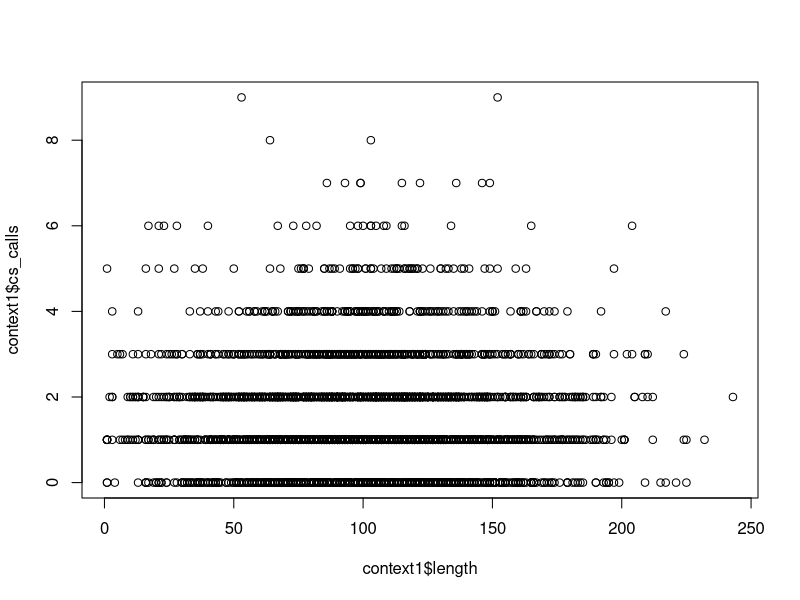
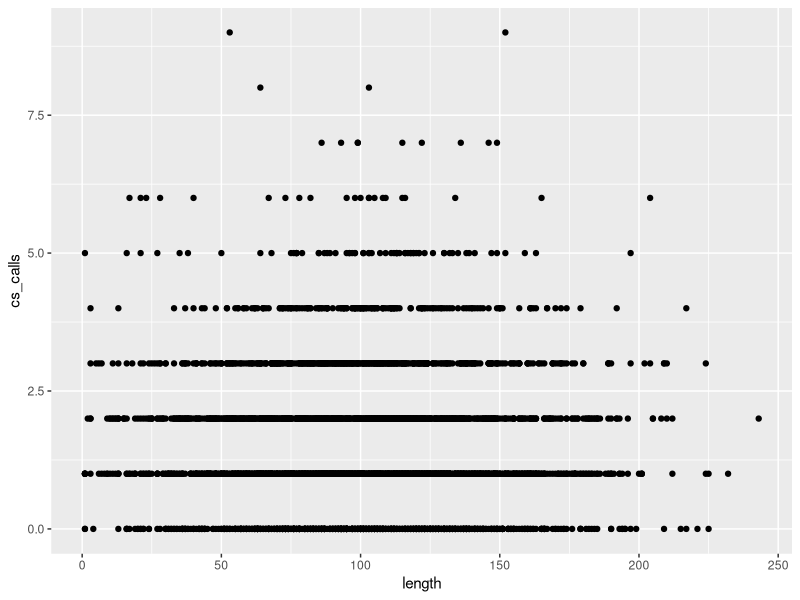
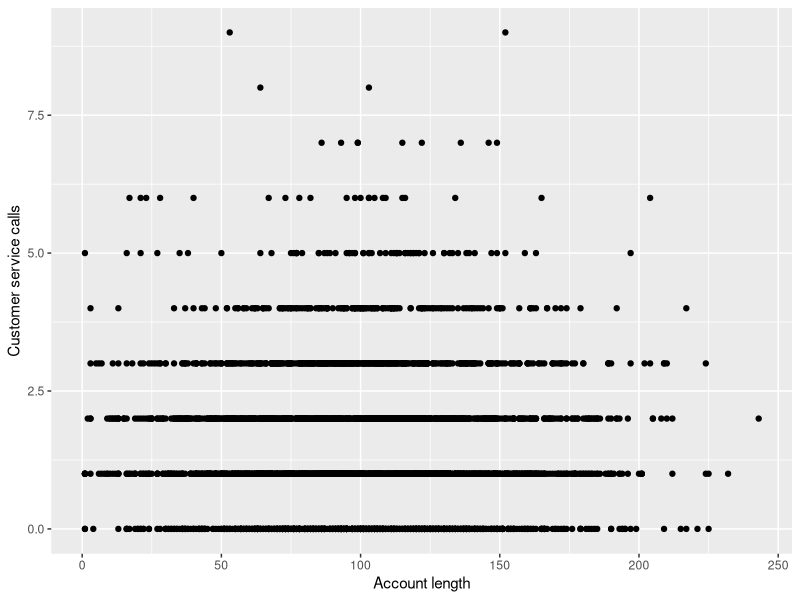

Write R code to recreate these figures, in order.

rm(list=ls()) #drop all variables

## Package import
######################################
#only run these commands once (ever) OR use the drop-down install
# install.packages('tidyverse',dep=TRUE)
# install.packages('data.table',dep=TRUE)
#run these commands every time you restart R
#  an import statement like this should be at the start of every R file you 
#  create
library(tidyverse)
library(data.table)

## Data import
######################################
#import commands
context1 <- fread('churn.csv')
# context1 <- read.csv('churn.csv')

# Short Description		label
# State				      	state
# Account Length			length
# Area Code			    	code
# Phone					      phone
# Int'l Plan				  intl_plan
# VMail Plan		    	vm_plan
# VMail Message	  		vm_mess
# Day Mins			    	day_mins
# Day Calls			    	day_calls
# Day Charge		  		day_charges
# Eve Mins		    		eve_mins
# Eve Calls			     	eve_calls
# Eve Charge		   		eve_charges
# Night Mins			  	night_mins
# Night Calls			  	night_calls
# Night Charge		  	night_charges
# Intl Mins				    intl_mins
# Intl Calls				  intl_calls
# Intl Charge				  intl_charges
# CustServ Calls			cs_calls
# Churn?					    churn

#summary commands
class(context1) #what type of data do we have?
head(context1) #first 6 rows of the data
summary(context1) #summarize anything in R
colnames(context1) #get the column names of a data set
?summary #get the help files on summary

## Basic data manipulation
######################################
#calling elements in a data.table
context1[1] #calls rows
context1[2]
context1[,1] #calls columns
context1[,2]
context1[,churn] #calls columns using variable names
context1[,cs_calls]
context1$churn #short way to call a column
context1$cs_calls

#discrete variable tabling
table(context1$churn)
table(context1$cs_calls)
table(context1$churn,context1$cs_calls)
table(context1$intl_calls)
table(context1$length)

#vector operations
sum(context1$cs_calls)
mean(context1$cs_calls)
nrow(context1)
sum(context1$cs_calls)/nrow(context1)
median(context1$cs_calls)

## Variable manipulation
######################################
mean(context1$churn) # throws a non-numeric error
tmp <- context1$churn
table(tmp)
tmp
tmp <- tmp=="True."
table(tmp)
tmp <- as.numeric(tmp)
table(tmp)
rm(tmp)

context1$churn <- as.numeric(context1$churn=="True.")
# context1$churn <- ifelse(context1$churn=="True.",1,0)

sum(context1$churn)
mean(context1$churn)


context1$intl_plan  <- as.numeric(context1$intl_plan=="yes")
context1$vm_plan    <- as.numeric(context1$vm_plan=="yes")
context1$bill       <- context1$day_charges+context1$eve_charges+
                        context1$night_charges+context1$intl_charges
summary(context1)

## Basic plotting
######################################
plot(context1$length,context1$cs_calls)
plot_basic <- ggplot(context1, aes(x=length,y=cs_calls)) + geom_point() 
plot_basic
plot_basic <- plot_basic + scale_x_continuous(name="Account length") + 
                scale_y_continuous(name="Customer service calls")
plot_basic

## Group by
######################################
#group by cs_calls
context1[,mean(churn),by=cs_calls]
context1[,.N,by=cs_calls]
context1[,.(.N,mean(churn)),by=cs_calls]
context1[order(cs_calls),.(.N,mean(churn)),by=cs_calls]

#group by others
context1[order(length),.(.N,mean(churn)),by=length]
context1[order(state),.(.N,mean(churn)),by=state]
context1[order(churn),.(.N,mean(length)),by=churn]

#multiple output variables
context1[order(cs_calls),.(.N,mean(length),mean(bill),mean(intl_plan),
                           mean(vm_plan),mean(churn)),by=cs_calls]
outp <- context1[order(cs_calls),.(.N,mean(length),mean(bill),mean(intl_plan),
                                   mean(vm_plan),mean(churn)),by=cs_calls]
colnames(outp) <- c('cs_calls','N','length','bill','intl_plan','vm_plan',
                    'churn')
outp # this fixes the column names
summary(outp)
#get variance instead
 outp <- context1[order(cs_calls),.(.N,var(length),var(bill),var(intl_plan),
                                    var(vm_plan),var(churn)),by=cs_calls]
 colnames(outp) <- c('cs_calls','N','length','bill','intl_plan','vm_plan',
                     'churn')
 outp
rm(outp)

#use cutting to get coarser categories for the length varible
seq(0,250,25)
context1$length_bins <- cut(context1$length,seq(0,250,25),include.lowest=TRUE)
table(context1$length_bins)
outp <- context1[order(length_bins),.(.N,mean(bill),mean(cs_calls),
                                      mean(intl_plan),mean(vm_plan),
                                      mean(churn)),by=length_bins]
colnames(outp) <- c('length_bins','N','bill','cs_calls','intl_plan','vm_plan',
                    'churn')
outp
rm(outp)

## Correlations
######################################
cor(context1$length,context1$churn)
cor(context1$cs_calls,context1$churn)
cor(context1$bill,context1$churn)
attach(context1)
tmp <- cbind(length,bill,intl_plan,vm_plan,churn,cs_calls)
detach(context1)
cor(tmp)
rm(tmp)

